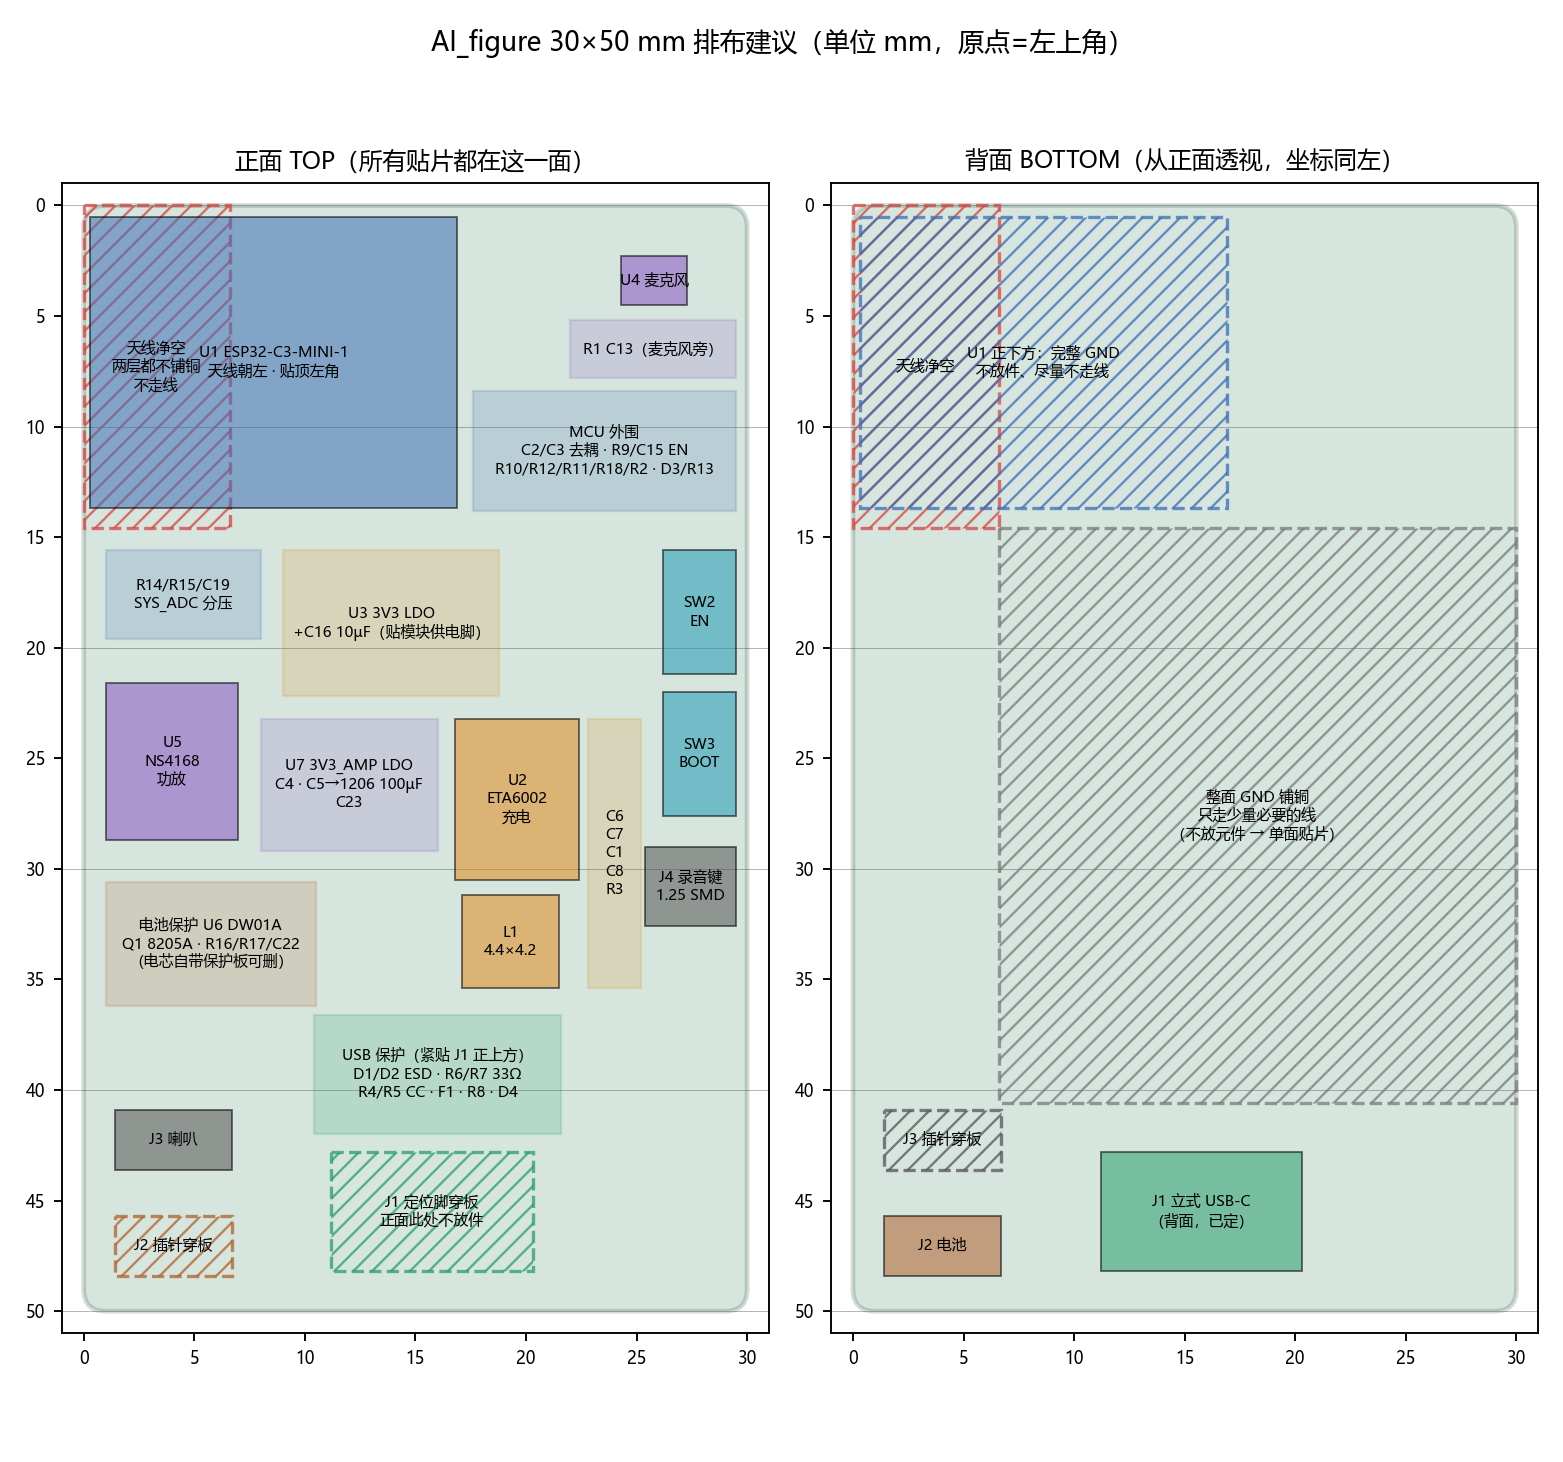

This figure's Python source:
"""Proposed 30x50 mm floorplan (mm, origin = board top-left, y grows downward).

Both panels are drawn as seen from the FRONT (back side shown x-ray style),
so the same x/y means the same physical spot on the board.
"""
import matplotlib
matplotlib.use("Agg")
import matplotlib.pyplot as plt
from matplotlib.patches import Rectangle, FancyBboxPatch

plt.rcParams["font.sans-serif"] = ["Microsoft YaHei", "SimHei", "DejaVu Sans"]
plt.rcParams["axes.unicode_minus"] = False

W, H = 30.0, 50.0

C = {
    "rf": "#d64545", "mcu": "#3b6fb6", "audio": "#8a55c4", "power": "#e08a1e",
    "usb": "#2a9d6f", "conn": "#555555", "ui": "#1e9bb5", "bat": "#b0632e",
}

FRONT = [
    # (x0, y0, w, h, label, color, style)
    (0.0, 0.0, 6.6, 14.6, "天线净空\n两层都不铺铜\n不走线", C["rf"], "keepout"),
    (0.3, 0.5, 16.6, 13.2, "U1 ESP32-C3-MINI-1\n天线朝左 · 贴顶左角", C["mcu"], "part"),
    (24.3, 2.3, 3.0, 2.2, "U4 麦克风", C["audio"], "part"),
    (22.0, 5.2, 7.5, 2.6, "R1 C13（麦克风旁）", C["audio"], "zone"),
    (17.6, 8.4, 11.9, 5.4, "MCU 外围\nC2/C3 去耦 · R9/C15 EN\nR10/R12/R11/R18/R2 · D3/R13", C["mcu"], "zone"),
    (1.0, 15.6, 7.0, 4.0, "R14/R15/C19\nSYS_ADC 分压", C["mcu"], "zone"),
    (9.0, 15.6, 9.8, 6.6, "U3 3V3 LDO\n+C16 10µF（贴模块供电脚）", C["power"], "zone"),
    (26.2, 15.6, 3.3, 5.6, "SW2\nEN", C["ui"], "part"),
    (26.2, 22.0, 3.3, 5.6, "SW3\nBOOT", C["ui"], "part"),
    (25.4, 29.0, 4.1, 3.6, "J4 录音键\n1.25 SMD", C["conn"], "part"),
    (1.0, 21.6, 6.0, 7.1, "U5\nNS4168\n功放", C["audio"], "part"),
    (8.0, 23.2, 8.0, 6.0, "U7 3V3_AMP LDO\nC4 · C5→1206 100µF\nC23", C["audio"], "zone"),
    (16.8, 23.2, 5.6, 7.3, "U2\nETA6002\n充电", C["power"], "part"),
    (17.1, 31.2, 4.4, 4.2, "L1\n4.4×4.2", C["power"], "part"),
    (22.8, 23.2, 2.4, 12.2, "C6\nC7\nC1\nC8\nR3", C["power"], "zone"),
    (1.0, 30.6, 9.5, 5.6, "电池保护 U6 DW01A\nQ1 8205A · R16/R17/C22\n（电芯自带保护板可删）", C["bat"], "zone"),
    (1.4, 40.9, 5.3, 2.7, "J3 喇叭", C["conn"], "part"),
    (10.4, 36.6, 11.2, 5.4, "USB 保护（紧贴 J1 正上方）\nD1/D2 ESD · R6/R7 33Ω\nR4/R5 CC · F1 · R8 · D4", C["usb"], "zone"),
    (11.2, 42.8, 9.1, 5.4, "J1 定位脚穿板\n正面此处不放件", C["usb"], "keepout"),
    (1.4, 45.7, 5.3, 2.7, "J2 插针穿板", C["bat"], "keepout"),
]

BACK = [
    (0.0, 0.0, 6.6, 14.6, "天线净空", C["rf"], "keepout"),
    (0.3, 0.5, 16.6, 13.2, "U1 正下方：完整 GND\n不放件、尽量不走线", C["mcu"], "keepout"),
    (6.6, 14.6, 23.4, 26.0, "整面 GND 铺铜\n只走少量必要的线\n（不放元件 → 单面贴片）", "#7a7a7a", "keepout"),
    (11.2, 42.8, 9.1, 5.4, "J1 立式 USB-C\n（背面，已定）", C["usb"], "part"),
    (1.4, 45.7, 5.3, 2.7, "J2 电池", C["bat"], "part"),
    (1.4, 40.9, 5.3, 2.7, "J3 插针穿板", C["conn"], "keepout"),
]


def draw(ax, items, title):
    ax.add_patch(FancyBboxPatch((0, 0), W, H, boxstyle="round,pad=0,rounding_size=1.0",
                                fc="#1f6f43", ec="#0b3d22", lw=2, alpha=0.18))
    for x, y, w, h, label, color, style in items:
        if style == "keepout":
            ax.add_patch(Rectangle((x, y), w, h, fc="none", ec=color, lw=1.4, ls="--", hatch="///", alpha=0.75))
        elif style == "zone":
            ax.add_patch(Rectangle((x, y), w, h, fc=color, ec=color, lw=1, alpha=0.18))
        else:
            ax.add_patch(Rectangle((x, y), w, h, fc=color, ec="black", lw=0.8, alpha=0.55))
        ax.text(x + w / 2, y + h / 2, label, ha="center", va="center", fontsize=6.3, color="black")
    for yy in range(0, 51, 10):
        ax.axhline(yy, color="#999", lw=0.3, zorder=0)
    ax.set_xlim(-1, W + 1)
    ax.set_ylim(H + 1, -1)
    ax.set_aspect("equal")
    ax.set_xticks(range(0, 31, 5))
    ax.set_yticks(range(0, 51, 5))
    ax.tick_params(labelsize=7)
    ax.set_title(title, fontsize=10)


fig, axes = plt.subplots(1, 2, figsize=(9.2, 8.6))
draw(axes[0], FRONT, "正面 TOP（所有贴片都在这一面）")
draw(axes[1], BACK, "背面 BOTTOM（从正面透视，坐标同左）")
fig.suptitle("AI_figure 30×50 mm 排布建议（单位 mm，原点=左上角）", fontsize=11)
fig.tight_layout()
fig.savefig(__file__.replace("floorplan.py", "floorplan.png"), dpi=170)
print("ok")
